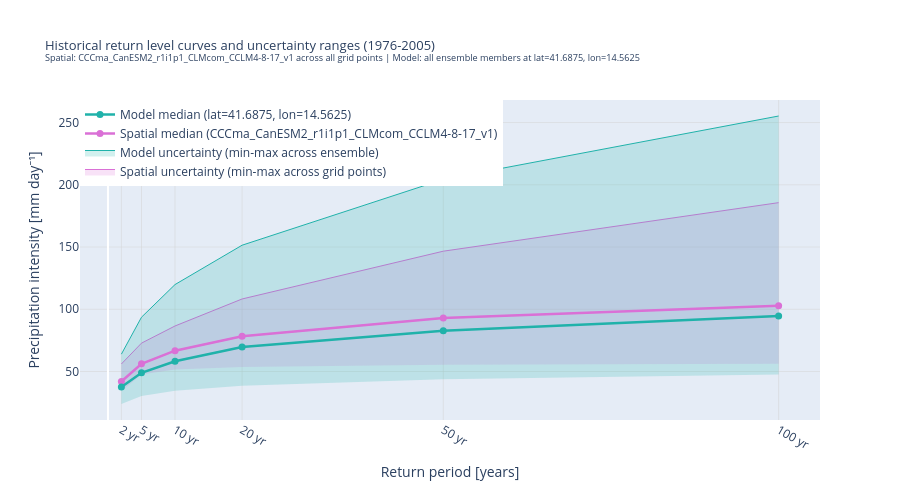

Notebook source saved alongside this figure:
### Markdown cell above
#### Spatial and multi-model uncertainty

The return level estimate is subject to two main sources of uncertainty: the variability across grid points within the region (spatial uncertainty), and the spread across ensemble members at a single location (model uncertainty). The plot below shows both uncertainty ranges together with their respective medians.

### Code cell
# ---- Spatial uncertainty: all grid points for the example model ----
spatial_rl = return_levels_df[return_levels_df['member_id'] == example_model]
spatial_pivot = spatial_rl.pivot_table(
    index=['lat', 'lon'], columns='return_period', values='return_level'
)
sp_min = spatial_pivot.min(axis=0).values
sp_max = spatial_pivot.max(axis=0).values
sp_med = spatial_pivot.median(axis=0).values

# ---- Model uncertainty: all ensemble members at the sample grid point ----
model_rl_pt = return_levels_df[
    (return_levels_df['lat'] == sample_lat) &
    (return_levels_df['lon'] == sample_lon)
]
model_pivot = model_rl_pt.pivot_table(
    index='member_id', columns='return_period', values='return_level'
)
mo_min = model_pivot.min(axis=0).values
mo_max = model_pivot.max(axis=0).values
mo_med = model_pivot.median(axis=0).values

fig = go.Figure()

# Spatial uncertainty band
fig.add_trace(go.Scatter(
    x=return_periods, y=sp_min,
    mode='lines', line=dict(color='rgba(218,112,214,0)', width=0),
    showlegend=False, hoverinfo='skip',
))
fig.add_trace(go.Scatter(
    x=return_periods, y=sp_max,
    mode='lines', line=dict(color='orchid', width=1),
    fill='tonexty', fillcolor='rgba(218,112,214,0.2)',
    name='Spatial uncertainty (min-max across grid points)',
    hovertemplate='Spatial max: %{y:.1f} mm<extra></extra>',
))

# Model uncertainty band
fig.add_trace(go.Scatter(
    x=return_periods, y=mo_min,
    mode='lines', line=dict(color='rgba(32,178,170,0)', width=0),
    showlegend=False, hoverinfo='skip',
))
fig.add_trace(go.Scatter(
    x=return_periods, y=mo_max,
    mode='lines', line=dict(color='lightseagreen', width=1),
    fill='tonexty', fillcolor='rgba(32,178,170,0.2)',
    name='Model uncertainty (min-max across ensemble)',
    hovertemplate='Model max: %{y:.1f} mm<extra></extra>',
))

# Median spatial return level curve (example model)
fig.add_trace(go.Scatter(
    x=return_periods, y=sp_med,
    mode='lines+markers', line=dict(color='orchid', width=2.5),
    marker=dict(size=7),
    name=f'Spatial median ({example_model})',
    hovertemplate='%{x}-yr: %{y:.1f} mm (spatial median)<extra></extra>',
))

# Median model return level curve (sample grid point)
fig.add_trace(go.Scatter(
    x=return_periods, y=mo_med,
    mode='lines+markers', line=dict(color='lightseagreen', width=2.5),
    marker=dict(size=7),
    name=f'Model median (lat={sample_lat}, lon={sample_lon})',
    hovertemplate='%{x}-yr: %{y:.1f} mm (model median)<extra></extra>',
))

fig.update_layout(
    title=dict(
        text=(
            f'Historical return level curves and uncertainty ranges ({baseline_start}-{baseline_end})<br>'
            f'<sup>Spatial: {example_model} across all grid points | '
            f'Model: all ensemble members at lat={sample_lat}, lon={sample_lon}</sup>'
        ),
        font=dict(size=13),
    ),
    xaxis=dict(
        title='Return period [years]',
        tickmode='array',
        tickvals=return_periods.tolist(),
        ticktext=[f'{rp} yr' for rp in return_periods],
        showgrid=True, gridcolor='lightgrey', gridwidth=0.5,
    ),
    yaxis=dict(
        title='Precipitation intensity [mm day\u207b\u00b9]',
        showgrid=True, gridcolor='lightgrey', gridwidth=0.5,
    ),
    legend=dict(x=0, y=1, xanchor='left', yanchor='top'),
    autosize=True,
    height=500,
)
fig.show(config={'displayModeBar': True, 'responsive': True})

### Figure 1 — Plotly figure (JSON) as saved in the notebook; plotly's stock layout.template omitted (floating-point values rounded to 4 significant figures)
{"data": [{"hoverinfo": "skip", "line": {"color": "rgba(218,112,214,0)", "width": 0}, "mode": "lines", "showlegend": false, "type": "scatter", "x": [2, 5, 10, 20, 50, 100], "y": [34.34, 47.53, 51.6, 53.69, 55.44, 56.28]}, {"fill": "tonexty", "fillcolor": "rgba(218,112,214,0.2)", "hovertemplate": "Spatial max: %{y:.1f} mm<extra></extra>", "line": {"color": "orchid", "width": 1}, "mode": "lines", "name": "Spatial uncertainty (min-max across grid points)", "type": "scatter", "x": [2, 5, 10, 20, 50, 100], "y": [56.07, 72.81, 86.59, 108.3, 146.7, 185.7]}, {"hoverinfo": "skip", "line": {"color": "rgba(32,178,170,0)", "width": 0}, "mode": "lines", "showlegend": false, "type": "scatter", "x": [2, 5, 10, 20, 50, 100], "y": [23.91, 30.42, 34.51, 38.49, 43.72, 47.69]}, {"fill": "tonexty", "fillcolor": "rgba(32,178,170,0.2)", "hovertemplate": "Model max: %{y:.1f} mm<extra></extra>", "line": {"color": "lightseagreen", "width": 1}, "mode": "lines", "name": "Model uncertainty (min-max across ensemble)", "type": "scatter", "x": [2, 5, 10, 20, 50, 100], "y": [63.94, 93.63, 119.9, 151.5, 204.3, 255.3]}, {"hovertemplate": "%{x}-yr: %{y:.1f} mm (spatial median)<extra></extra>", "line": {"color": "orchid", "width": 2.5}, "marker": {"size": 7}, "mode": "lines+markers", "name": "Spatial median (CCCma_CanESM2_r1i1p1_CLMcom_CCLM4-8-17_v1)", "type": "scatter", "x": [2, 5, 10, 20, 50, 100], "y": [42.02, 56.23, 66.74, 78.26, 93.07, 102.8]}, {"hovertemplate": "%{x}-yr: %{y:.1f} mm (model median)<extra></extra>", "line": {"color": "lightseagreen", "width": 2.5}, "marker": {"size": 7}, "mode": "lines+markers", "name": "Model median (lat=41.6875, lon=14.5625)", "type": "scatter", "x": [2, 5, 10, 20, 50, 100], "y": [37.53, 48.97, 58.28, 69.61, 82.78, 94.69]}], "layout": {"autosize": true, "height": 500, "legend": {"x": 0, "xanchor": "left", "y": 1, "yanchor": "top"}, "title": {"font": {"size": 13}, "text": "Historical return level curves and uncertainty ranges (1976-2005)<br><sup>Spatial: CCCma_CanESM2_r1i1p1_CLMcom_CCLM4-8-17_v1 across all grid points | Model: all ensemble members at lat=41.6875, lon=14.5625</sup>"}, "xaxis": {"gridcolor": "lightgrey", "gridwidth": 0.5, "showgrid": true, "tickmode": "array", "ticktext": ["2 yr", "5 yr", "10 yr", "20 yr", "50 yr", "100 yr"], "tickvals": [2, 5, 10, 20, 50, 100], "title": {"text": "Return period [years]"}}, "yaxis": {"gridcolor": "lightgrey", "gridwidth": 0.5, "showgrid": true, "title": {"text": "Precipitation intensity [mm day⁻¹]"}}}}
